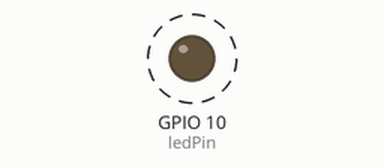
The sketch below on a simulated ESP32-S3. Shown: output pins drawn as LEDs (lit = HIGH). Dashed ring = blinking. What the sketch prints to the serial monitor is not drawn.

Above: at 0.1 s.
Timing chart, 0 to 3.0 s (numbered marks = the images above):
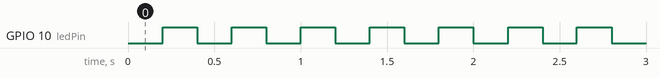

The sketch:

MP9.ino
```cpp
const uint8_t ledPin = 10;

// timer frequency
#define TM_FREQ_1MHZ 1000000
// value for timer
#define VAL_200MS 200000
// auto reload
#define AUTO_RELOAD true
// timer number of autoreloads (0 = unlimited)
#define RELOADS_NUM 0
// timer handle
hw_timer_t *timer_hw = NULL;

bool led_flag = false;
bool print_flag = false;
uint8_t tp_count = 0;

uint32_t printnum = 0;

void ARDUINO_ISR_ATTR TIMER_ISR() {
  // LED blink per 200ms
  led_flag = true;
  // print num per 1s
  tp_count = (tp_count + 1) % 5;
  if (0 == tp_count) {
    print_flag = true;
  }
}

void setup() {
  // put your setup code here, to run once:
  led_flag = false;
  print_flag = false;
  tp_count = 0;
  printnum = 0;

  pinMode(ledPin, OUTPUT);
  Serial.begin(115200);

  // timer init
  while (NULL == timer_hw) {
    timer_hw = timerBegin(TM_FREQ_1MHZ);
  }
  timerAttachInterrupt(timer_hw, &TIMER_ISR);
  timerAlarm(timer_hw, VAL_200MS, AUTO_RELOAD, RELOADS_NUM);
}

void loop() {
  // put your main code here, to run repeatedly:
  if (led_flag) {
    digitalWrite(ledPin, !digitalRead(ledPin));
    led_flag = false;
  }
  if (print_flag) {
    Serial.print("Num: ");
    Serial.println(++printnum, DEC);
    print_flag = false;
  }
}
```

Measured:
- by itself, GPIO 10 (ledPin): alternates HIGH for 0.20 s and LOW for 0.20 s
